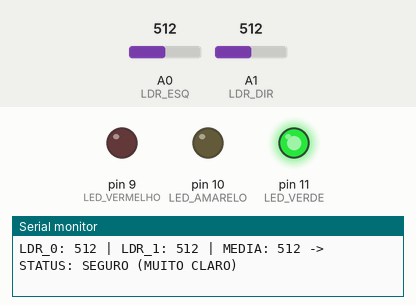
Bench run of a sketch on a simulated Arduino Uno, built with avr-gcc and run on an emulated ATmega328P. Shown: output pins drawn as LEDs (lit = HIGH), the last lines printed to the serial monitor. Dashed ring = blinking. Inputs (shaded band) come from the test bench; at power-on: A0 (LDR_ESQ) = 512, A1 (LDR_DIR) = 512.

Above: at 1.2 s.
1.3 s: A0 (LDR_ESQ) set to 644
2.8 s: A0 (LDR_ESQ) set to 681
At 3.03 s:
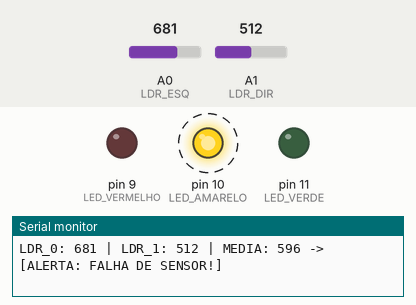
5.8 s: A1 (LDR_DIR) set to 523
8.8 s: A1 (LDR_DIR) set to 547
At 9.9 s:
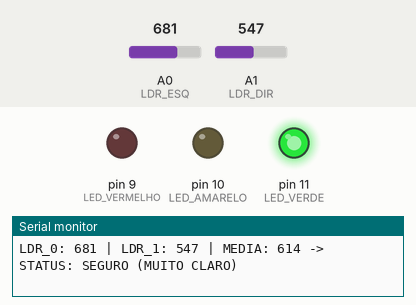
11.8 s: A1 (LDR_DIR) set to 511
At 12.03 s:
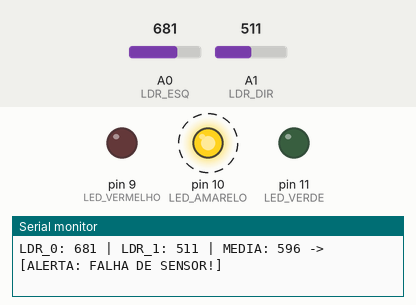
Timing chart, 0 to 15.8 s (numbered marks = the images above; inputs shaded):
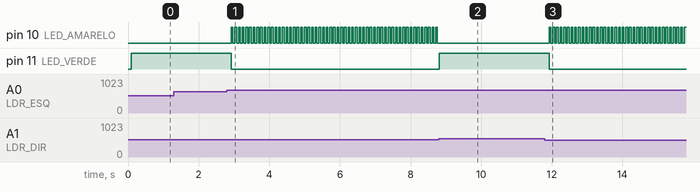

The sketch:

dois_fotoresistorres_tres_leds.ino
```cpp
// --- Definição dos Pinos ---
const int LDR_ESQ = A0;      // Jumper Laranja 1
const int LDR_DIR = A1;      // Jumper Laranja 2
const int LED_VERDE = 11;    // Pino PWM
const int LED_AMARELO = 10;  // Pino PWM
const int LED_VERMELHO = 9;  // Pino PWM

// --- Parâmetros de Calibração ---
const int TOLERANCIA_FALHA = 150; // Diferença máxima aceitável entre sensores

void setup() {
  pinMode(LED_VERDE, OUTPUT);
  pinMode(LED_AMARELO, OUTPUT);
  pinMode(LED_VERMELHO, OUTPUT);
  Serial.begin(9600);

  Serial.println("=====================================");
  Serial.println("   SISTEMA SENTINEL DUAL INICIADO    ");
  Serial.println("=====================================");
}

void loop() {
  // 1. Leitura dos Dados (Inputs)
  int s1 = analogRead(LDR_ESQ);
  int s2 = analogRead(LDR_DIR);
  int media = (s1 + s2) / 2;

  // 2. Cálculo de Discrepância (Diferença absoluta)
  int diferenca = abs(s1 - s2);

  // 3. Reporte via Serial
  Serial.print("LDR_0: "); Serial.print(s1);
  Serial.print(" | LDR_1: "); Serial.print(s2);
  Serial.print(" | MEDIA: "); Serial.print(media);

  // 4. Lógica de Segurança (Fail-Safe)
  if (diferenca > TOLERANCIA_FALHA) {
    Serial.println(" -> [ALERTA: FALHA DE SENSOR!]");
    digitalWrite(LED_VERDE, LOW);
    digitalWrite(LED_VERMELHO, LOW);
    // Pisca o amarelo para indicar erro
    digitalWrite(LED_AMARELO, HIGH); delay(50);
    digitalWrite(LED_AMARELO, LOW);  delay(50);
  }
  else {
    // 5. Lógica de Operação Normal (Ajustada para o seu ambiente)
    if (media > 40) {           // Se você colocar o celular perto, deve passar de 40
      digitalWrite(LED_VERDE, HIGH);
      digitalWrite(LED_AMARELO, LOW);
      digitalWrite(LED_VERMELHO, LOW);
      Serial.println(" -> STATUS: SEGURO (MUITO CLARO)");
    }
    else if (media >= 20 && media <= 40) { // O estado atual do seu quarto (17-22)
      digitalWrite(LED_VERDE, LOW);
      digitalWrite(LED_AMARELO, HIGH);
      digitalWrite(LED_VERMELHO, LOW);
      Serial.println(" -> STATUS: ATENÇÃO (LUZ AMBIENTE)");
    }
    else {                       // Se você tampar com a mão, vai cair para uns 10
      digitalWrite(LED_VERDE, LOW);
      digitalWrite(LED_AMARELO, LOW);
      digitalWrite(LED_VERMELHO, HIGH);
      Serial.println(" -> STATUS: ALERTA (ESCURO TOTAL)");
    }
    delay(150);
  }
}
```

Measured:
- the behaviour switches between 662 and 663 on A0 (LDR_ESQ) (found by bisection; images 0 and 1)
- the behaviour switches between 530 and 531 on A1 (LDR_DIR) (found by bisection; images 1 and 2)
- after the input at 2.8 s, pin 10 (LED_AMARELO): alternates HIGH for 0.05 s and LOW for 0.05 s, starting after 0.12 s; pin 11 (LED_VERDE): HIGH → LOW after 0.12 s
- after the input at 8.8 s, pin 10 (LED_AMARELO): stops changing and stays LOW; pin 11 (LED_VERDE): LOW → HIGH at once
- after the input at 11.8 s, pin 10 (LED_AMARELO): alternates HIGH for 0.05 s and LOW for 0.05 s, starting after 0.13 s; pin 11 (LED_VERDE): HIGH → LOW after 0.13 s
